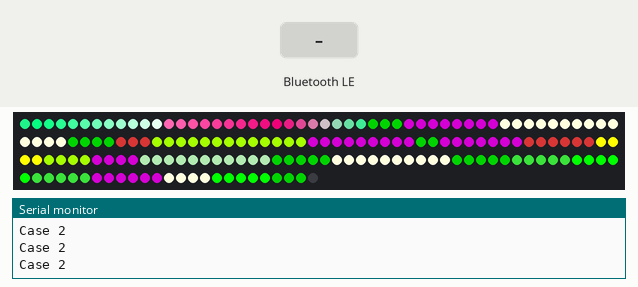
Simulated run of this sketch. Board: ESP32. On the bench: 175 RGB LEDs in strip order, left to right, continuing on the next row, the last lines printed to the serial monitor. The inputs (shaded band) are chosen by the test bench. Colours are those a GRB WS2812 strip shows for the declared byte order; nothing arrives over Bluetooth unless stated; a phone connects over Bluetooth LE 3 s after start.

Above: at 1.26 s.
1.3 s: Bluetooth LE write "0" received
At 1.8 s:
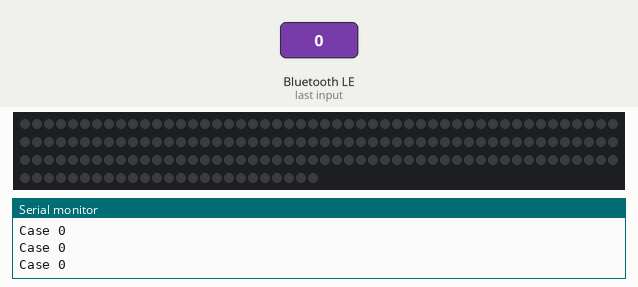
2.8 s: Bluetooth LE write "1" received
At 3.2 s:
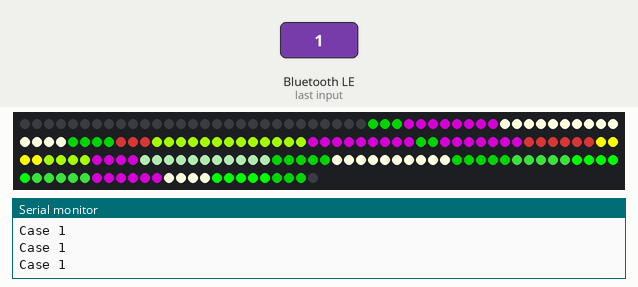
Timing chart, 0 to 5.8 s (numbered marks = the images above; inputs shaded):
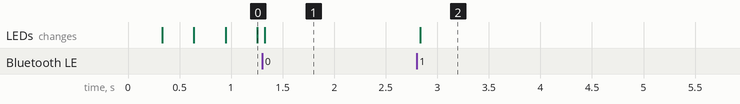

Measured:
- after the input at 1.3 s, the LEDs: change at once (image 1)
- after the input at 2.8 s, the LEDs: change at once (image 2)

The sketch:

Mountain_LED.ino
```cpp
#include <BLEDevice.h>
#include <BLEServer.h>
#include <BLEUtils.h>
#include <BLE2902.h>
#include "light.h"

//Global mode var
uint8_t mode = 2;
//---------------------------------------


//BLE var
#define SERVICE_UUID              "9a8ca9ef-e43f-4157-9fee-c37a3d7dc12d" // ID сервиса
#define ELEM_UUID              "cc46b944-003e-42b6-b836-c4246b8f19a0" // ID характеристики

#define DEVINFO_UUID              (uint16_t)0x180a
#define DEVINFO_MANUFACTURER_UUID (uint16_t)0x2a29
#define DEVINFO_NAME_UUID         (uint16_t)0x2a24
#define DEVINFO_SERIAL_UUID       (uint16_t)0x2a25

#define DEVICE_MANUFACTURER "ESP32" // Имя "Производителя"
#define DEVICE_NAME         "Mountain LED" // Имя устройства
//---------------------------------------


//BLE class
class MyServerCallbacks: public BLEServerCallbacks {
    void onConnect(BLEServer* pServer) {
      // Обработка подключения телефона к устройству
      Serial.println("Connected");
    };

    void onDisconnect(BLEServer* pServer) {
      // Обработка отключения
      Serial.println("Disconnected");
    }
};

class MyCallbacks: public BLECharacteristicCallbacks {
    void onWrite(BLECharacteristic *pCharacteristic) {
      std::string value = pCharacteristic->getValue();

      if (value.length() > 0) {
        // Проверка, что входные данные представляют собой числовое значение
        for (int i = 0; i < value.length(); i++) {
          if (!isdigit(value[i])) {
            Serial.println("Invalid data format. Only numerical values are allowed.");
            return;
          }
        }

        // Преобразование строки в числовое значение
        int numericValue = atoi(value.c_str());
        if (numericValue >= 0 && numericValue <= 2) mode = numericValue;
        else mode = 2;
        pCharacteristic->setValue("Mode: " + char(mode));

        Serial.println("Mode: " + String(mode));
      }
    }
};
//---------------------------------------


//Main programm
void setup() {
  //Strip Setup
  configure();
  //---------------------------------------


  //Serial output
  Serial.begin(115200);
  //---------------------------------------


  //BLE setup
  Serial.println("Starting BLE work!");

  BLEDevice::init(DEVICE_NAME); // Инициализация девайса
  BLEServer *pServer = BLEDevice::createServer();
  pServer->setCallbacks(new MyServerCallbacks());
  BLEService *pService = pServer->createService(SERVICE_UUID);
  BLECharacteristic *pCharacteristic = pService->createCharacteristic(
                                         ELEM_UUID,
                                         BLECharacteristic::PROPERTY_READ |
                                         BLECharacteristic::PROPERTY_WRITE
                                       );
  pCharacteristic->setCallbacks(new MyCallbacks());
  pCharacteristic->setValue("Mode: " + char(mode));
  pService->start();

  BLEAdvertising *pAdvertising = BLEDevice::getAdvertising();
  pAdvertising->addServiceUUID(SERVICE_UUID);
  pAdvertising->setScanResponse(true);
  pAdvertising->setMinPreferred(0x06);  // functions that help with iPhone connections issue
  pAdvertising->setMinPreferred(0x12);
  BLEDevice::startAdvertising();

  Serial.println("Characteristic defined! Now you can read it in your phone!");
  //---------------------------------------
}

void loop() {
  //Serial.println("Main loop");
  //delay(100);

  switch(mode) {
    case 0:
      Serial.println("Case 0 ");
      art_stop();
      break;
    case 1:
      Serial.println("Case 1 ");
      start_mountain();
      stop_polar();
      break;
    case 2:
      Serial.println("Case 2 ");
      start_mountain();
      start_polar();
      break;
  }

  //fill_red();
  delay(1000 / 60);
}
//---------------------------------------
```

light.h
```cpp
#include <FastLED.h>

#define LED_NUM 175
#define PIN 12
#define STRIP_LED 29

//Define palette
DEFINE_GRADIENT_PALETTE( template_gp ) {
  0,   19,  107,  127,   //black
  80,    121,  176,  187,   //red
  160,   179,  240,  241,   //bright yellow
  255,   249,  214,  214 }; //full white

DEFINE_GRADIENT_PALETTE( polar_gp ) {
  0,   102,  255,  178,   //black
  80,    0,  204,  102,   //red
  160,   255,  0,  127,   //bright yellow
  255,   255,  255,  255 }; //full white

CRGBPalette256 myPal = polar_gp;
uint8_t color_index[STRIP_LED];
//---------------------------------------


//Creating stylelist
struct Part
{
  uint8_t size;
  CRGB color;
};

Part parts[] = {
  {3, CRGB::Maroon},
  {8, CRGB::Teal},
  {14, CRGB::LightYellow},
  {4, CRGB::Maroon},
  {3, CRGB::ForestGreen},
  {13, CRGB::Orange},
  {9, CRGB::Teal},
  {2, CRGB::Maroon},
  {7, CRGB::Teal},
  {6, CRGB::ForestGreen},
  {4, CRGB::Yellow},
  {4, CRGB::Orange},
  {2, CRGB::Teal},
  {2, CRGB::Teal},
  {3, CRGB::RosyBrown},
  {5, CRGB::RosyBrown},
  {3, CRGB::RosyBrown},
  {5, CRGB::Maroon},
  {5, CRGB::LightYellow},
  {2, CRGB::LightYellow},
  {3, CRGB::LightYellow},
  {5, CRGB::Maroon},
  {5, CRGB::Brown},
  {5, CRGB::Red},
  {5, CRGB::Brown},
  {6, CRGB::Teal},
  {4, CRGB::LightYellow},
  {2, CRGB::Red},
  {3, CRGB::Red},
  {3, CRGB::Maroon}
};

int size_parts = sizeof(parts) / sizeof(Part);
//---------------------------------------


//LED array
CRGB leds[LED_NUM];
//---------------------------------------


//Servise var
//bool mountain_flag = false;
//bool art_stop_flag = false;
//---------------------------------------


// Color pallete functions
void set_default_color_index() {
  for(int k = 0; k < STRIP_LED; k ++) color_index[k] = k;
}

void color_index_increment() {
  for(int k = 0; k < STRIP_LED; k ++) {
      if (++color_index[k] >= STRIP_LED) color_index[k] = 0;
  }
}
//---------------------------------------


//Color struct function
int i = STRIP_LED;
int temp = i;

void set_color(uint8_t size, CRGB color) {
  for(i; i < temp + size; i ++) leds[i] = color;
  temp = i;
}
//---------------------------------------


//Usage main functions
void start_polar() {
  for (int j = 0; j < STRIP_LED; j++) leds[j] = ColorFromPalette(myPal, map(color_index[j], 0, STRIP_LED, 0, 255));
  color_index_increment();
  FastLED.show();
}

void art_stop() {
  for(int j = 0; j < LED_NUM; j ++) leds[j] = CRGB::Black;
  FastLED.show();
}

void stop_polar(){
  for(int j = 0; j < STRIP_LED; j ++) leds[j] = CRGB::Black;
  FastLED.show();
}

void start_mountain() {
  i = STRIP_LED;
  temp = i;
  for(int j = 0; j < size_parts; j ++) set_color(parts[j].size, parts[j].color);
  FastLED.show();
}

void configure() {
  FastLED.addLeds<WS2812B, PIN>(leds, LED_NUM);
  FastLED.clear();
  start_mountain();
  set_default_color_index();
}
//---------------------------------------


//Test function
void fill_red() {
  for(int j = 0; j < LED_NUM; j ++) leds[j] = CRGB::Red;
  FastLED.show();
}
//---------------------------------------
```
